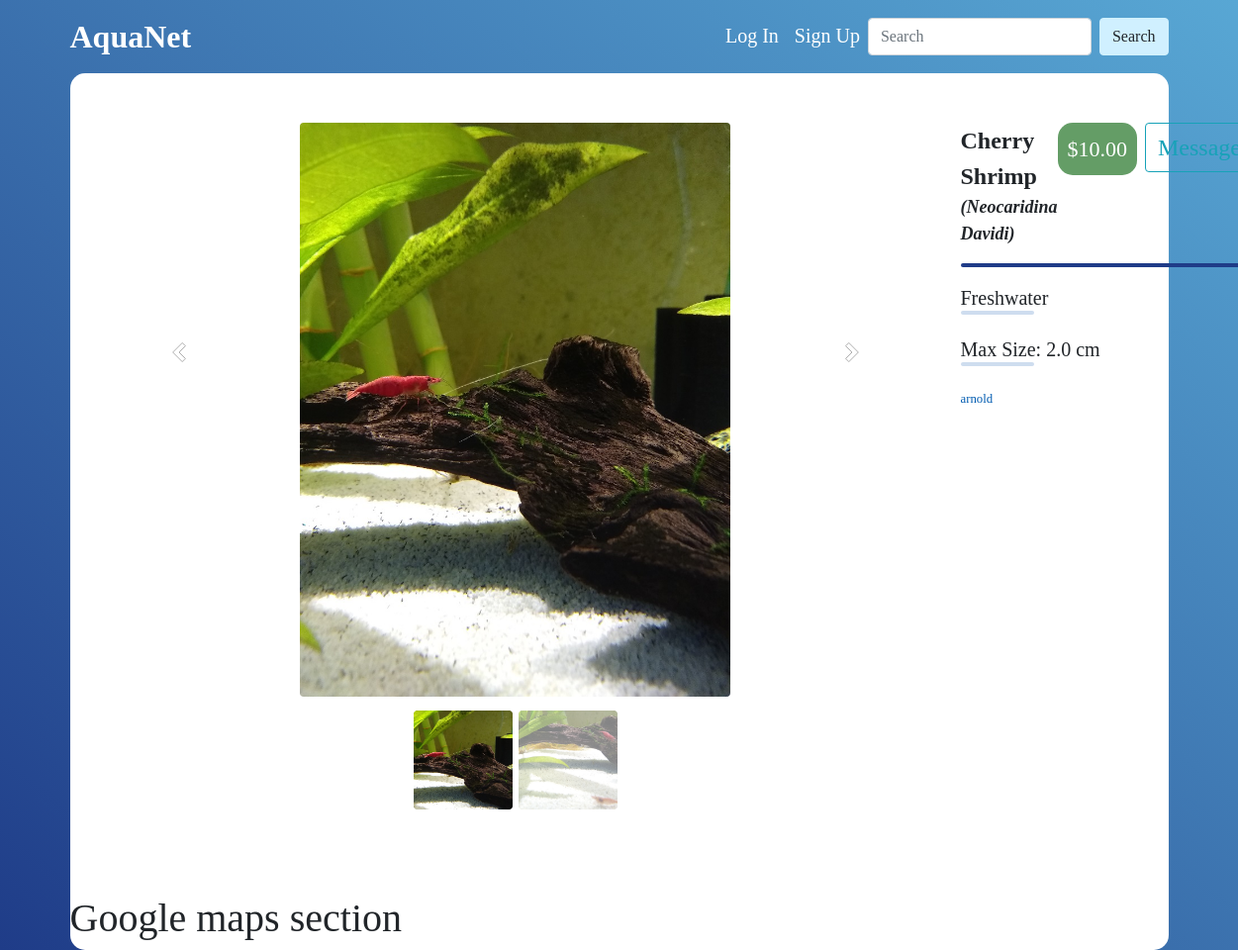
The page /species/11/ on the database its author committed.
### speciesprofile/models.py (models this page shows, shortened)
class ProfileImage(models.Model):
    profile = models.ForeignKey(Profile, on_delete=models.CASCADE)
    image = models.ImageField(upload_to='species-images', blank=True)
    order = models.IntegerField(default=-1)
    aspect_ratio = models.FloatField(null=True, blank=True, default=None)

class Profile(models.Model):
    common_name = models.CharField(max_length=200, blank=True)
    species = models.CharField(max_length=200)
    max_size = models.FloatField()
    water_type = models.CharField(max_length=10, choices=WATER_TYPE)
    for_sale = models.BooleanField(default=True)
    price = models.FloatField(null=True, blank=True, default=None)
    description = models.TextField(blank=True)
    publish_date = models.DateTimeField(default=timezone.now)
    author = models.ForeignKey(User, on_delete=models.CASCADE)
    thumbnail = models.ImageField(upload_to='species-images', blank=True, default=None)
    thumbnail_aspect_ratio = models.FloatField(null=True, blank=True, default=None)
    def get_author_image_url(self):
        return get_user_image_url(self.author)

### speciesprofile/views.py (the view)
# urls.py: path('species/<int:pk>/', views.SpeciesDetailView.as_view(), name='detail'),
class SpeciesDetailView(DetailView):
    model = Profile
    template_name = 'speciesprofile/detail.html'
    def get_context_data(self, *, object_list=None, **kwargs):
        context = super(SpeciesDetailView, self).get_context_data(**kwargs)
        profile = self.get_object()
        images = ProfileImage.objects.filter(profile=profile.pk).order_by('order')
        context.update({'images': images})
        return context

### users/models.py (called while the page is built)
def get_user_image_url(user):
    if UserImage.objects.filter(user=user):
        img = UserImage.objects.get(user=user)
        return img.user_image.url
    else:
        return "/media/species-images/default.jpg"

### speciesprofile/templates/speciesprofile/detail.html (shortened to what this page needs)
{% extends 'speciesprofile/base.html'%}
{% load static%}
{% block head %}
<link rel="stylesheet" href="//code.jquery.com/ui/1.12.1/themes/base/jquery-ui.css">
{% endblock head %}
{% block content %}
<div class="card">
    <div class="d-flex flex-row">
        <div>
            <div class="carousel-container">
                <div id="carouselExampleIndicators" class="carousel slide" data-ride="carousel" data-interval="10000">
                    <ol id="sortable" class="carousel-indicators">
                        {% for image in images %}
                        {% if image.image %}
                        <li data-target="#carouselExampleIndicators" data-slide-to="{{forloop.counter0}}"
                            class="{% if forloop.counter0 == 0 %}active{% endif %}">
                            {% if image.aspect_ratio < 0.75 %}
                                <img class="rounded mx-auto d-block" src="{{ image.image.url }}" height="100">
                            {% elif image.aspect_ratio > 2.3 %}
                                <img class="rounded mx-auto d-block" src="{{ image.image.url }}" width="100">
                            {% else %}
                                <img class="rounded mx-auto d-block" src="{{ image.image.url }}" width="100" height="100">
                            {% endif %}
                        </li>
                        {% endif %}
                        {% endfor %}
                    </ol>
                    <div class="carousel-inner">
                        {% for image in images %}
                        {% if image.image %}
                        <div class="carousel-item inner-bg {% if forloop.counter0 == 0 %}active{% endif %}">
                            {% if image.aspect_ratio > 1.54 %}
                            <img class="rounded mx-auto d-block" src="{{ image.image.url }}" width="800">
                            {% elif image.aspect_ratio < 1.2 %}
                            <img class="rounded mx-auto d-block" src="{{ image.image.url }}" height="580">
                            {% else %}
                            <img class="rounded mx-auto d-block" src="{{ image.image.url }}" width="800" height="580">
                            {% endif %}
                        </div>
                        {% endif %}
                        {% endfor %}
                        <a class="carousel-control-prev" href="#carouselExampleIndicators" role="button"
                           data-slide="prev">
                            <span class="carousel-control-prev-icon" aria-hidden="true"></span>
                        </a>
                        <a class="carousel-control-next" href="#carouselExampleIndicators" role="button"
                           data-slide="next">
                            <span class="carousel-control-next-icon" aria-hidden="true"></span>
                        </a>
                    </div>
                </div>
            </div>
        </div>
        <div class="mt-50px w-100 mr-50px">
            <div class="d-flex justify-content-between">
                <div>
                   {% if profile.common_name %}
                    <div class="common-title">{{profile.common_name}}</div>
                    <div class="species-title">({{profile.species}})</div>
                    {% else %}
                    <div class="common-title font-italic">{{profile.species}}</div>
                    {% endif %}
                </div>
                <div class="d-flex">
                    <div class="price-box">
                        {% if profile.for_sale == True %}
                        <div>${{profile.price|floatformat:2}}</div>
                        {% endif %}
                    </div>
                    {% if user != profile.author %}
                    <div>
                        {% if user.is_authenticated %}
                        <button id="messageBtn" class="btn btn-outline-info ml-2 fs-24" type="button">Message</button>
                        {% else %}
                        <a type="button" class="btn btn-outline-info ml-2 fs-24" href="{% url 'users:login' %}?next={{request.path}}">Message</a>
                        {% endif %}
                    </div>
                    {% endif %}
                </div>
            </div>
            <hr class="detail-divider">
            <div class="attributes-text">{{profile.water_type}}water</div>
            <hr class="light-blue-divider w-25">
            <div class="attributes-text">Max Size: {{profile.max_size}} cm</div>
            <hr class="light-blue-divider w-25">
            <div>
                <small class="text-muted"><a href="{% url 'users:profile' profile.author %}">{{profile.author}}</a></small>
            </div>
        </div>
    </div>
    <h1 class="mt-150px">Google maps section</h1>
</div>
{% endblock %}

### rows shown on the page
ProfileImage: image (picture)
ProfileImage: image (picture)
Profile: common_name "Cherry Shrimp", species "Neocaridina Davidi", price "10.00", water_type "Fresh", max_size "2.0", author "arnold"
